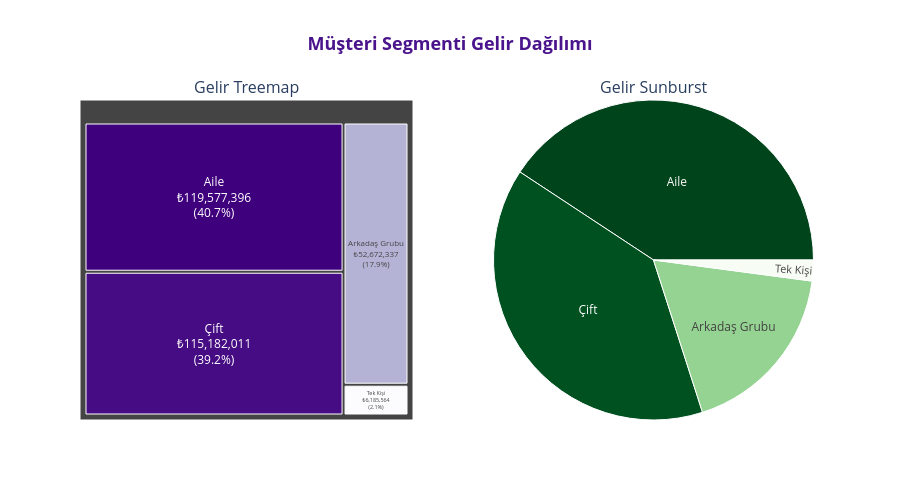

Notebook code for this chart:
### Code cell
# Gelir görselleştirmesi - Treemap ve Sunburst
from plotly.subplots import make_subplots

# Subplot oluştur
fig = make_subplots(
    rows=1, cols=2,
    subplot_titles=('Gelir Treemap', 'Gelir Sunburst'),
    specs=[[{'type': 'treemap'}, {'type': 'sunburst'}]]
)

# Treemap için veri hazırlama
treemap_data = gelir_musteri.reset_index()

# 1. Treemap
fig.add_trace(
    go.Treemap(
        labels=treemap_data['musteri_tipi'],
        parents=[''] * len(treemap_data),
        values=treemap_data['Toplam Gelir'],
        text=[f"₺{val:,.0f}<br>({pct:.1f}%)" 
              for val, pct in zip(treemap_data['Toplam Gelir'], treemap_data['Gelir Yüzdesi (%)'])],
        textposition='middle center',
        marker=dict(
            colors=treemap_data['Toplam Gelir'],
            colorscale='Purples',
            showscale=False
        ),
        hovertemplate='<b>%{label}</b><br>Gelir: ₺%{value:,.2f}<br>Oran: %{percentParent}<extra></extra>'
    ),
    row=1, col=1
)

# 2. Sunburst
fig.add_trace(
    go.Sunburst(
        labels=treemap_data['musteri_tipi'],
        parents=[''] * len(treemap_data),
        values=treemap_data['Toplam Gelir'],
        marker=dict(
            colors=treemap_data['Toplam Gelir'],
            colorscale='Greens',
            showscale=False
        ),
        hovertemplate='<b>%{label}</b><br>Gelir: ₺%{value:,.2f}<br>Oran: %{percentParent}<extra></extra>'
    ),
    row=1, col=2
)

fig.update_layout(
    title_text='<b>Müşteri Segmenti Gelir Dağılımı</b>',
    title_font=dict(size=18, color='#4A148C'),
    title_x=0.5,
    height=500,
    showlegend=False
)

fig.show()

print("✅ Gelir treemap ve sunburst grafikleri oluşturuldu!")

### Figure 1 — Plotly figure (JSON) as saved in the notebook; plotly's stock layout.template omitted (floating-point values rounded to 4 significant figures)
{"data": [{"domain": {"x": [0, 0.45], "y": [0, 1]}, "hovertemplate": "<b>%{label}</b><br>Gelir: ₺%{value:,.2f}<br>Oran: %{percentParent}<extra></extra>", "labels": ["Aile", "Çift", "Arkadaş Grubu", "Tek Kişi"], "marker": {"colors": [119600000.0, 115200000.0, 52670000.0, 6186000.0], "colorscale": [[0, "rgb(252,251,253)"], [0.125, "rgb(239,237,245)"], [0.25, "rgb(218,218,235)"], [0.375, "rgb(188,189,220)"], [0.5, "rgb(158,154,200)"], [0.625, "rgb(128,125,186)"], [0.75, "rgb(106,81,163)"], [0.875, "rgb(84,39,143)"], [1, "rgb(63,0,125)"]], "showscale": false}, "parents": ["", "", "", ""], "text": ["₺119,577,396<br>(40.7%)", "₺115,182,011<br>(39.2%)", "₺52,672,337<br>(17.9%)", "₺6,185,564<br>(2.1%)"], "textposition": "middle center", "type": "treemap", "values": [119600000.0, 115200000.0, 52670000.0, 6186000.0]}, {"domain": {"x": [0.55, 1], "y": [0, 1]}, "hovertemplate": "<b>%{label}</b><br>Gelir: ₺%{value:,.2f}<br>Oran: %{percentParent}<extra></extra>", "labels": ["Aile", "Çift", "Arkadaş Grubu", "Tek Kişi"], "marker": {"colors": [119600000.0, 115200000.0, 52670000.0, 6186000.0], "colorscale": [[0, "rgb(247,252,245)"], [0.125, "rgb(229,245,224)"], [0.25, "rgb(199,233,192)"], [0.375, "rgb(161,217,155)"], [0.5, "rgb(116,196,118)"], [0.625, "rgb(65,171,93)"], [0.75, "rgb(35,139,69)"], [0.875, "rgb(0,109,44)"], [1, "rgb(0,68,27)"]], "showscale": false}, "parents": ["", "", "", ""], "type": "sunburst", "values": [119600000.0, 115200000.0, 52670000.0, 6186000.0]}], "layout": {"annotations": [{"font": {"size": 16}, "showarrow": false, "text": "Gelir Treemap", "x": 0.225, "xanchor": "center", "xref": "paper", "y": 1, "yanchor": "bottom", "yref": "paper"}, {"font": {"size": 16}, "showarrow": false, "text": "Gelir Sunburst", "x": 0.775, "xanchor": "center", "xref": "paper", "y": 1, "yanchor": "bottom", "yref": "paper"}], "height": 500, "showlegend": false, "title": {"font": {"color": "#4A148C", "size": 18}, "text": "<b>Müşteri Segmenti Gelir Dağılımı</b>", "x": 0.5}}}
